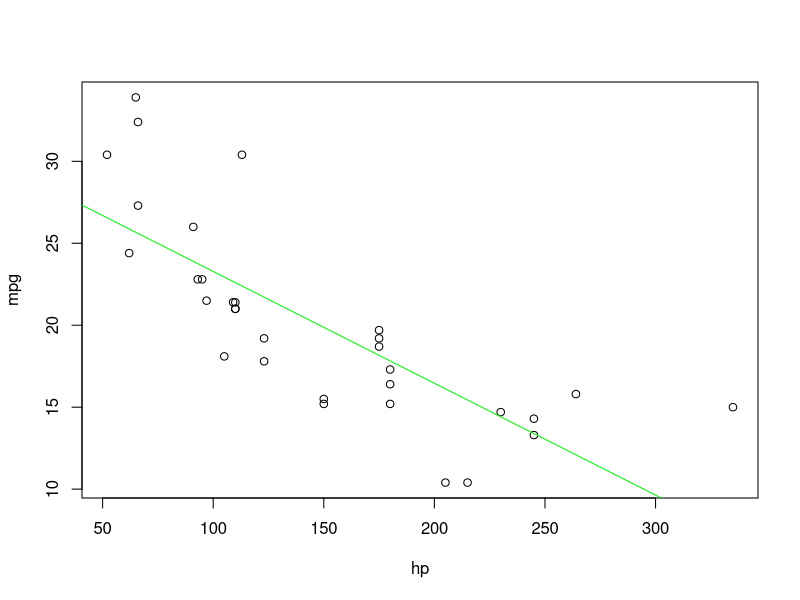
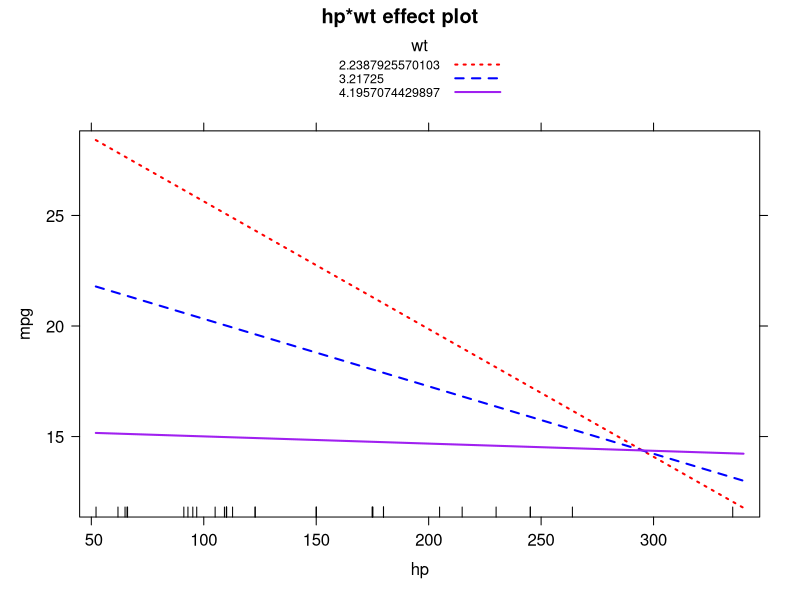
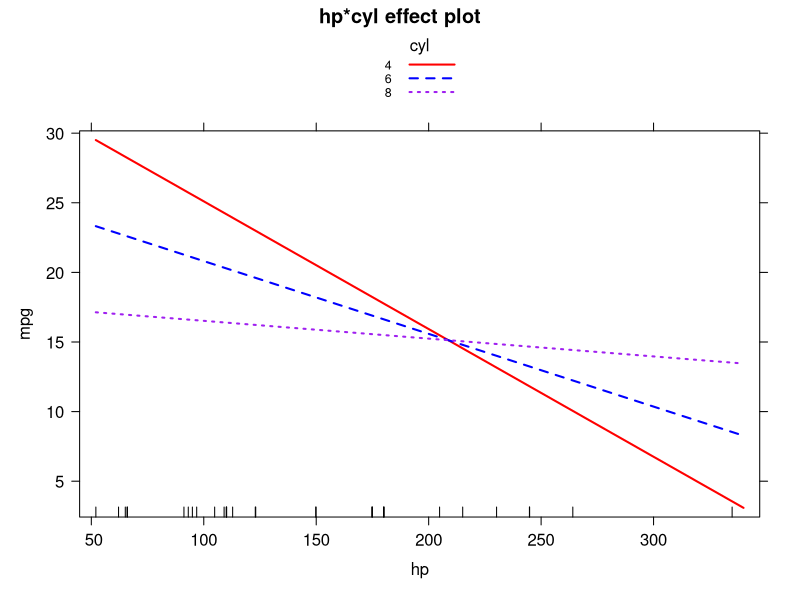
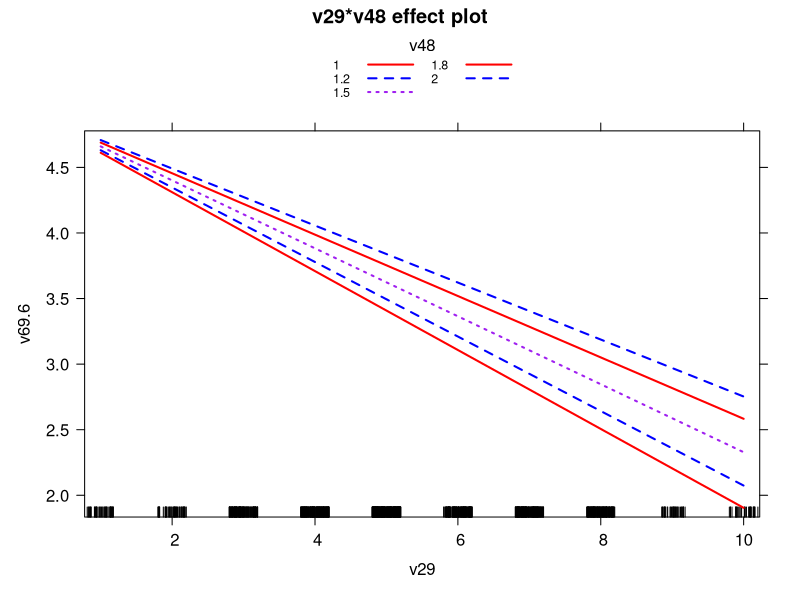

Write R code to recreate these figures, in order.
attach(mtcars)
plot(hp, mpg)
reg <- lm(mpg~ hp) # hp 증가할수록 mpg 작아짐
abline(reg, col= "green")

reg1 <- lm(mpg~ hp+wt)
summary(reg1)
# hp가 커질수록 wt가 커질수록 연비mpg는 낮아진다 

# 조절효과 항이 유의미한지 확인 x1:x2 넣는다
# 이 모형에서는 wt를 조절변수로 설정함
reg2 <- lm(mpg~ hp+wt+ hp:wt)
summary(reg2)

m<- mean(mtcars$wt)
s<- sd(mtcars$wt)

# 조절효과 그래프
install.packages("effects")
library(effects)
plot(effect(term= "hp:wt", mod = reg2, 
            xlevels= list(wt=c(m-s, m, m+s))),
     lines= list(multiline= TRUE, lwd=2, 
                 lty= c(3,2,1), 
                 col= c("red","blue","purple")))

reg3 <- lm(mpg~ hp+cyl+ hp:cyl)
summary(reg3)

plot(effect(term= "hp:cyl", mod = reg3, 
            xlevels= list(cyl= c(4,6,8))),
     lines= list(multiline= TRUE, lwd=2, 
                 lty= c(1,2,3), 
                 col= c("red","blue","purple")))

setwd('/Users/j-max/Documents/datascience_and_R')
life <- read.csv("life.csv")
attach(life)
reg4 <- lm(v69.6~ v29+v48+ v29:v48)
summary(reg4)
plot(effect(term= "v29:v48", mod = reg4, 
            xlevels= list(cyl= c(4,6,8))),
     lines= list(multiline= TRUE, lwd=2, 
                 lty= c(1,2,3), 
                 col= c("red","blue","purple")))
